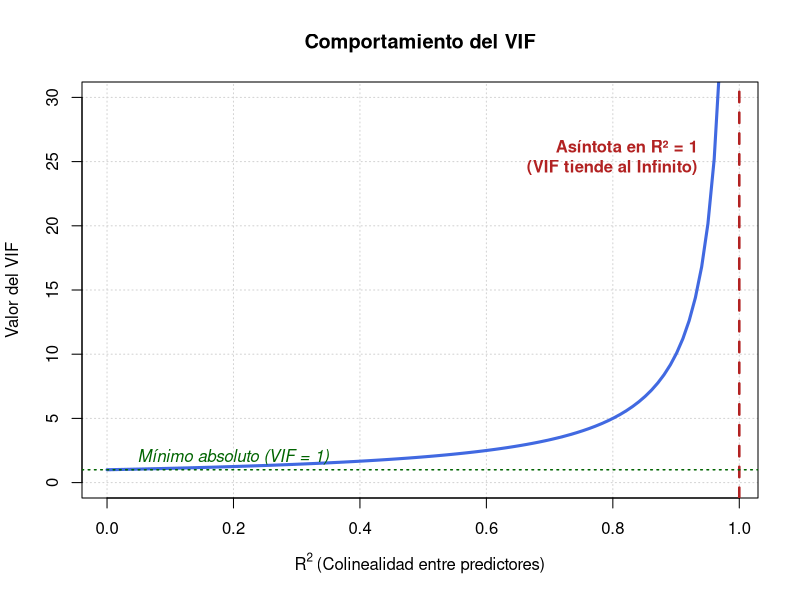

This chart was generated by the following R code:
## ---- chunk 1
# 1. Definir la función matemática del VIF
vif_funcion <- function(x) { 1 / (1 - x) }

# 2. Graficar la curva aproximándose al límite
curve(vif_funcion, 
      from = 0, 
      to = 0.99,       # Nos acercamos al límite matemático sin tocar el 1
      col = "royalblue", 
      lwd = 3,
      ylim = c(0, 30), # Ampliamos el eje Y para ver la subida vertical
      main = "Comportamiento del VIF",
      xlab = expression(R^2 ~ "(Colinealidad entre predictores)"),
      ylab = "Valor del VIF",
      panel.first = grid()) # Añade cuadrícula de fondo

# 3. ASÍNTOTA VERTICAL CRÍTICA (En R² = 1)
# El argumento 'v = 1' dibuja la línea vertical exacta en el valor 1 del eje X
abline(v = 1, col = "firebrick", lty = 2, lwd = 2.5)

# 4. Texto explicativo de la asíntota
text(x = 0.95, y = 25, 
     labels = "Asíntota en R² = 1\n(VIF tiende al Infinito)", 
     col = "firebrick", 
     font = 2, 
     pos = 2) # pos=2 alinea el texto a la izquierda de la coordenada

# 5. Asíntota horizontal base (VIF = 1)
abline(h = 1, col = "darkgreen", lty = 3, lwd = 1.5)
text(x = 0.2, y = 2, "Mínimo absoluto (VIF = 1)", col = "darkgreen", font = 3)
